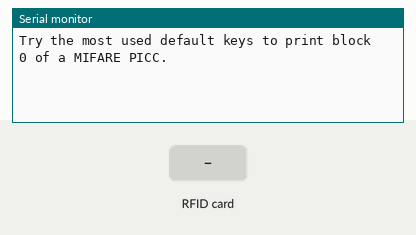
Bench run of a sketch on a simulated Arduino Uno, built with avr-gcc and run on an emulated ATmega328P. On the bench: the last lines printed to the serial monitor. The test bench sets the inputs (shaded band).

Above: at 1.2 s.
1.3 s: RFID card 5E 7A 19 C4 held to the reader
At 2.5 s:
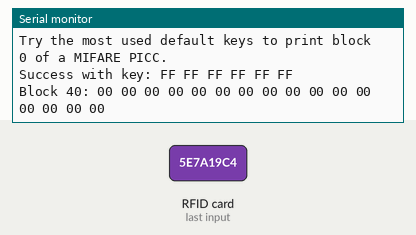
2.8 s: RFID card 5E 7A 19 C4 held to the reader
At 4.2 s:
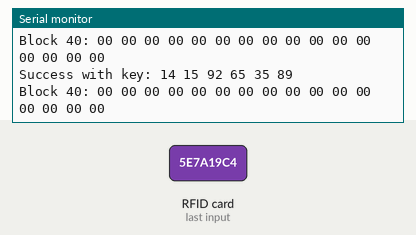

Measured:
- after the input at 1.3 s, the serial monitor: prints a new line at once (image 1)
- after the input at 2.8 s, the serial monitor: prints a new line after 0.74 s (image 2)

The sketch:

rfid_default_keys.ino
```cpp
/*
 * ----------------------------------------------------------------------------
 * This is a MFRC522 library example; see https://github.com/miguelbalboa/rfid
 * for further details and other examples.
 *
 * NOTE: The library file MFRC522.h has a lot of useful info. Please read it.
 *
 * Released into the public domain.
 * ----------------------------------------------------------------------------
 * Example sketch/program which will try the most used default keys listed in
 * https://code.google.com/p/mfcuk/wiki/MifareClassicDefaultKeys to dump the
 * block 0 of a MIFARE RFID card using a RFID-RC522 reader.
 *
 * Typical pin layout used:
 * -----------------------------------------------------------------------------------------
 *             MFRC522      Arduino       Arduino   Arduino    Arduino          Arduino
 *             Reader/PCD   Uno           Mega      Nano v3    Leonardo/Micro   Pro Micro
 * Signal      Pin          Pin           Pin       Pin        Pin              Pin
 * -----------------------------------------------------------------------------------------
 * RST/Reset   RST          9             5         D9         RESET/ICSP-5     RST
 * SPI SS      SDA(SS)      10            53        D10        10               10
 * SPI MOSI    MOSI         11 / ICSP-4   51        D11        ICSP-4           16
 * SPI MISO    MISO         12 / ICSP-1   50        D12        ICSP-1           14
 * SPI SCK     SCK          13 / ICSP-3   52        D13        ICSP-3           15
 *
 */

#include <SPI.h>
#include <MFRC522.h>

#define RST_PIN         9           // Configurable, see typical pin layout above
#define SS_PIN          10          // Configurable, see typical pin layout above

MFRC522 mfrc522(SS_PIN, RST_PIN);   // Create MFRC522 instance.

// Number of known default keys (hard-coded)
// NOTE: Synchronize the NR_KNOWN_KEYS define with the defaultKeys[] array
#define NR_KNOWN_KEYS   9
// Known keys, see: https://code.google.com/p/mfcuk/wiki/MifareClassicDefaultKeys
byte knownKeys[NR_KNOWN_KEYS][MFRC522::MF_KEY_SIZE] =  {
    {0x14, 0x15, 0x92, 0x65, 0x35, 0x89},
    {0xff, 0xff, 0xff, 0xff, 0xff, 0xff}, // FF FF FF FF FF FF = factory default
    {0xa0, 0xa1, 0xa2, 0xa3, 0xa4, 0xa5}, // A0 A1 A2 A3 A4 A5
    {0xb0, 0xb1, 0xb2, 0xb3, 0xb4, 0xb5}, // B0 B1 B2 B3 B4 B5
    {0x4d, 0x3a, 0x99, 0xc3, 0x51, 0xdd}, // 4D 3A 99 C3 51 DD
    {0x1a, 0x98, 0x2c, 0x7e, 0x45, 0x9a}, // 1A 98 2C 7E 45 9A
    {0xd3, 0xf7, 0xd3, 0xf7, 0xd3, 0xf7}, // D3 F7 D3 F7 D3 F7
    {0xaa, 0xbb, 0xcc, 0xdd, 0xee, 0xff}, // AA BB CC DD EE FF
    {0x00, 0x00, 0x00, 0x00, 0x00, 0x00}  // 00 00 00 00 00 00
};

MFRC522::MIFARE_Key key;
/*
 * Initialize.
 */
void setup() {
    Serial.begin(115200);         // Initialize serial communications with the PC
    while (!Serial);            // Do nothing if no serial port is opened (added for Arduinos based on ATMEGA32U4)
    SPI.begin();                // Init SPI bus
    mfrc522.PCD_Init();         // Init MFRC522 card
    Serial.println(F("Try the most used default keys to print block 0 of a MIFARE PICC."));
}

/*
 * Helper routine to dump a byte array as hex values to Serial.
 */
void dump_byte_array(byte *buffer, byte bufferSize) {
    for (byte i = 0; i < bufferSize; i++) {
        Serial.print(buffer[i] < 0x10 ? " 0" : " ");
        Serial.print(buffer[i], HEX);
    }
}

/*
 * Try using the PICC (the tag/card) with the given key to access block 0.
 * On success, it will show the key details, and dump the block data on Serial.
 *
 * @return true when the given key worked, false otherwise.
 */
//boolean try_key(MFRC522::MIFARE_Key *key)
    boolean result = false;
    byte buffer[18];
    byte block = 40;
boolean try_key()
{
    MFRC522::StatusCode status;

    // Le de novo... por que ??? se nao ler, dá pau
    if ( ! mfrc522.PICC_IsNewCardPresent() || ! mfrc522.PICC_ReadCardSerial() )
        return false;
//    if ( (! mfrc522.PICC_IsNewCardPresent())) {
//      Serial.println("PICC_IsNewCardPresent() fail");
//      return false;
//    }
//    if ( ! (mfrc522.PICC_ReadCardSerial())) {
//      Serial.println("PICC_ReadCardSerial() fail");
//        return false;
//    }

    // Serial.println(F("Authenticating using key A..."));
    status = mfrc522.PCD_Authenticate(MFRC522::PICC_CMD_MF_AUTH_KEY_A, block, &key, &(mfrc522.uid));
    if (status != MFRC522::STATUS_OK) {
         Serial.print(F("PCD_Authenticate() failed: "));
         Serial.print(mfrc522.GetStatusCodeName(status));
        Serial.print(F(" key:"));
        dump_byte_array(key.keyByte, MFRC522::MF_KEY_SIZE);
        Serial.println();
        return false;
    }

    // Read block
    byte byteCount = sizeof(buffer);
    status = mfrc522.MIFARE_Read(block, buffer, &byteCount);
    if (status != MFRC522::STATUS_OK) {
         Serial.print(F("MIFARE_Read() failed: "));
         Serial.println(mfrc522.GetStatusCodeName(status));
        Serial.print(F(" key:"));
        dump_byte_array(key.keyByte, MFRC522::MF_KEY_SIZE);
        Serial.println();
    }
    else {
        // Successful read
        result = true;
        Serial.print(F("Success with key:"));
        dump_byte_array(key.keyByte, MFRC522::MF_KEY_SIZE);
        Serial.println();
        // Dump block data
        Serial.print(F("Block ")); Serial.print(block); Serial.print(F(":"));
        dump_byte_array(buffer, 16);
        Serial.println();
    }
    Serial.println();

    mfrc522.PICC_HaltA();       // Halt PICC
    mfrc522.PCD_StopCrypto1();  // Stop encryption on PCD
    return result;
}

/*
 * Main loop.
 */
void loop() {

    // Look for new cards
//    if ( ! mfrc522.PICC_IsNewCardPresent() || ! mfrc522.PICC_ReadCardSerial() )
//        return;
    // Show some details of the PICC (that is: the tag/card)
//    Serial.print(F("Card UID:"));
//    dump_byte_array(mfrc522.uid.uidByte, mfrc522.uid.size);
//    Serial.print(F(" PICC type: "));
//    MFRC522::PICC_Type piccType = mfrc522.PICC_GetType(mfrc522.uid.sak);
//    Serial.println(mfrc522.PICC_GetTypeName(piccType));
    // Try the known default keys
//    MFRC522::MIFARE_Key key;
    for (byte k = 0; k < NR_KNOWN_KEYS; k++) {
        // Copy the known key into the MIFARE_Key structure
        for (byte i = 0; i < MFRC522::MF_KEY_SIZE; i++) {
            key.keyByte[i] = knownKeys[k][i];
        }
        // Try the key
        if (try_key()) {
            // Found and reported on the key and block,
            // no need to try other keys for this PICC
            break;
        }
    }
   delay(1000);
}
```
